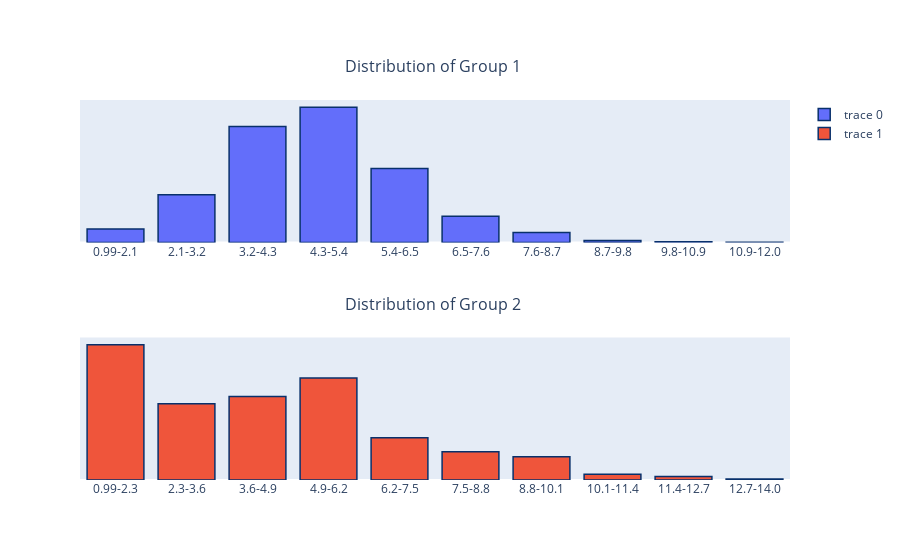

The code cell stored with this chart in its notebook:
### Markdown cell above
#### Looking at the average number of chapters read before commiting to a subscription

### Code cell
# creating copies of our group data
q6_g1 = group_1.copy()
q6_g2 = group_2.copy()
q6_combined = combined.copy()

# creating a function that shows the avg. number of chapters a user reads before commiting to subscription
def avg_distinct_chap(df):
    df_subs = df[df["purchase_at"] == 1]
    users = pd.DataFrame(df_subs["user_id"].unique())
    user_avg_distinct_chap = {}

    for user in users.values:
        user_data = df_subs[df_subs["user_id"] == user[0]]
        avg_distinct_chap = user_data["distinct_chapters_opened_total"].mean()
        user_avg_distinct_chap[user[0]] = avg_distinct_chap

    df_final = pd.DataFrame.from_dict(user_avg_distinct_chap, orient ='index')
    df_final.columns = ["avg_distinct_chap"]
    
    df_final = pd.DataFrame(df_final["avg_distinct_chap"].value_counts(bins = 10).sort_index())
    df_final.columns = ["avg_distinct_chap"]
    
    new_index = [str(round(float(str(index).split(",")[0][1:]), 2))+"-"
             + str(round(float(str(index).split(",")[1].strip().rstrip("]")), 2))
          for index in df_final.index]
    
    df_final.index = new_index
    
    return df_final

# gathering the data
avg_distinct_chap_q6_g1 = avg_distinct_chap(q6_g1)
avg_distinct_chap_q6_g2 = avg_distinct_chap(q6_g2)
avg_distinct_chap_combined = avg_distinct_chap(combined)

# graphing the data
grapher_2(avg_distinct_chap_q6_g1, avg_distinct_chap_q6_g2, "avg_distinct_chap")

### Figure 1 — Plotly figure (JSON) as saved in the notebook; plotly's stock layout.template omitted (floating-point values rounded to 4 significant figures)
{"data": [{"marker": {"line": {"color": "rgb(8,48,107)", "width": 1.5}}, "type": "bar", "x": ["0.99-2.1", "2.1-3.2", "3.2-4.3", "4.3-5.4", "5.4-6.5", "6.5-7.6", "7.6-8.7", "8.7-9.8", "9.8-10.9", "10.9-12.0"], "xaxis": "x", "y": [162, 570, 1380, 1612, 881, 312, 120, 25, 10, 3], "yaxis": "y"}, {"marker": {"line": {"color": "rgb(8,48,107)", "width": 1.5}}, "type": "bar", "x": ["0.99-2.3", "2.3-3.6", "3.6-4.9", "4.9-6.2", "6.2-7.5", "7.5-8.8", "8.8-10.1", "10.1-11.4", "11.4-12.7", "12.7-14.0"], "xaxis": "x2", "y": [392, 221, 242, 295, 122, 82, 67, 17, 10, 3], "yaxis": "y2"}], "layout": {"annotations": [{"font": {"size": 16}, "showarrow": false, "text": "Distribution of Group 1 <br> ", "x": 0.5, "xanchor": "center", "xref": "paper", "y": 1, "yanchor": "bottom", "yref": "paper"}, {"font": {"size": 16}, "showarrow": false, "text": "Distribution of Group 2 <br> ", "x": 0.5, "xanchor": "center", "xref": "paper", "y": 0.375, "yanchor": "bottom", "yref": "paper"}], "xaxis": {"anchor": "y", "domain": [0, 1]}, "xaxis2": {"anchor": "y2", "domain": [0, 1]}, "yaxis": {"anchor": "x", "domain": [0.625, 1], "showgrid": false, "showticklabels": false}, "yaxis2": {"anchor": "x2", "domain": [0, 0.375], "showgrid": false, "showticklabels": false}}}
